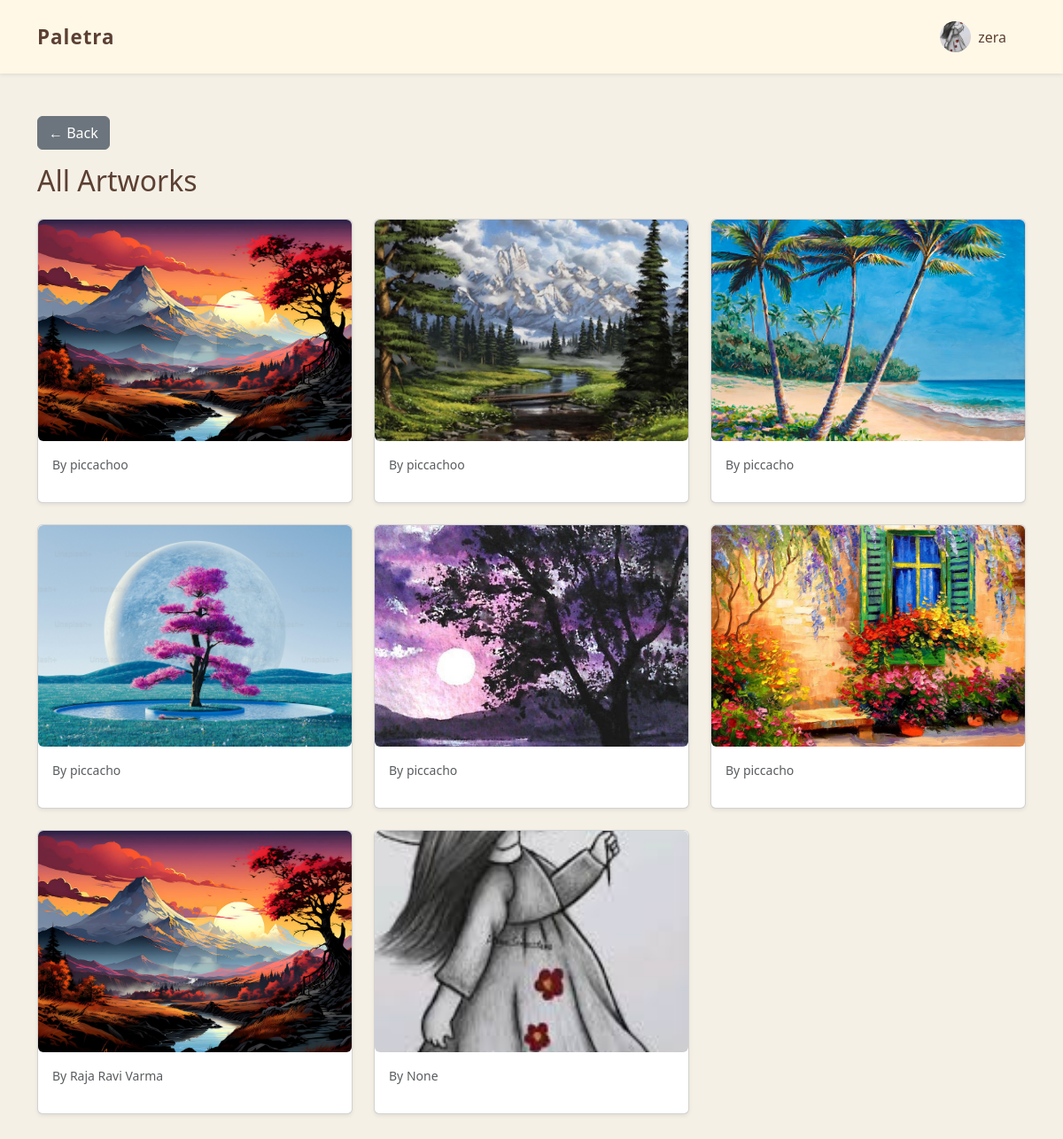
Before: /all_artworks/ (signed in) with the older database file.
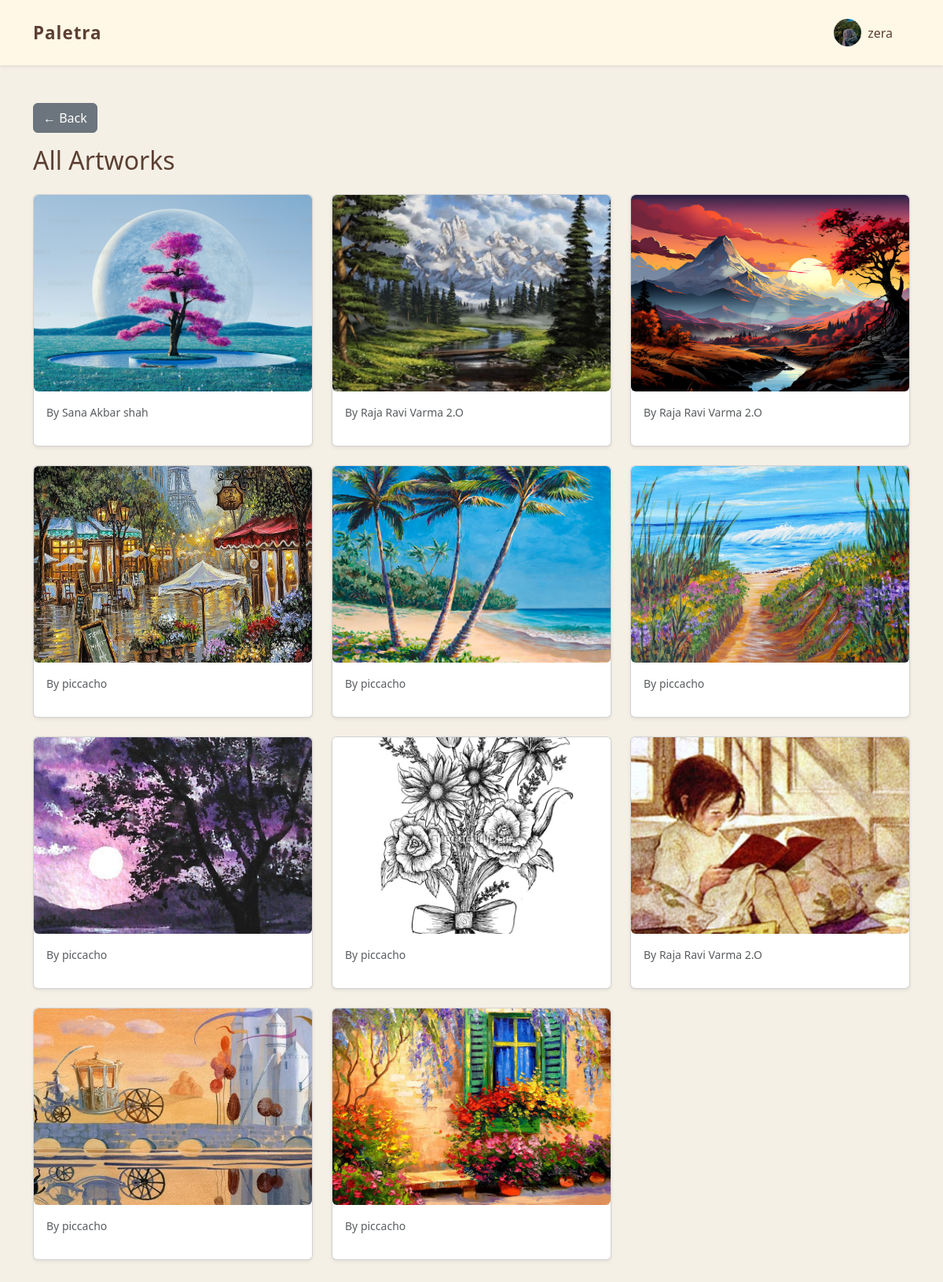
After: the same page with the newer database file.
### core_app/models.py (models this page shows, shortened)
class User(AbstractUser):
    ROLE_CHOICES = [
        ('artist', 'Artist'),
        ('client', 'Client'),
    ]
    email = models.EmailField(unique=True)
    role = models.CharField(max_length=10, choices=ROLE_CHOICES)
    name = models.CharField(max_length=150, blank=True, null=True)
    bio = models.TextField(blank=True, null=True)
    profile_image = models.ImageField(upload_to='profiles/', blank=True, null=True)
    is_profile_complete = models.BooleanField(default=False)

class Artwork(models.Model):
    artist = models.ForeignKey(
        settings.AUTH_USER_MODEL,
        on_delete=models.CASCADE,
        related_name='artworks'
    )
    image = models.ImageField(upload_to='artworks/')
    created_at = models.DateTimeField(auto_now_add=True)

### core_app/views.py (the view)
# urls.py: path('all_artworks/', views.all_artworks, name='all_artworks'),
@login_required
def all_artworks(request):
    if request.user.role != 'client':
        return redirect('login')
    artworks = Artwork.objects.all().order_by('-created_at')
    return render(request, 'client_dashboard/all_artworks.html', {'artworks': artworks})

### core_app/templates/client_dashboard/all_artworks.html (shortened to what this page needs)
{% extends "masterss.html" %}
{% block content %}
<div class="container py-5">
    <a href="{% url 'client_dashboard' %}" class="btn btn-secondary mb-3">
        ← Back
    </a>
    <h2 class="text-primary-color mb-4">All Artworks</h2>
    <div class="row">
        {% for artwork in artworks %}
        <div class="col-md-4 mb-4">
            <div class="card shadow-sm h-100">
                <img src="{{ artwork.image.url }}"
                     class="card-img-top rounded"
                     alt="{{ artwork.title }}"
                     style="height:250px; object-fit:cover; width:100%;">
                <div class="card-body">
                    <p class="text-muted small">By {{ artwork.artist.name }}</p>
                </div>
            </div>
        </div>
        {% empty %}
        <p>No artworks available yet.</p>
        {% endfor %}
    </div>
</div>
{% endblock %}

### core_app/templates/masterss.html (shortened to what this page needs)
<!DOCTYPE html>
<html lang="en">
<head>
    {% load static %}
    <link href="https://cdn.jsdelivr.net/npm/bootstrap@5.3.2/dist/css/bootstrap.min.css" rel="stylesheet">
    <link rel="stylesheet" href="https://cdnjs.cloudflare.com/ajax/libs/font-awesome/6.5.0/css/all.min.css"/>
</head>
<body class="{% block body_class %}{% endblock %}">
    <nav class="navbar navbar-expand-lg shadow-sm py-3">
        <div class="container">
            <a class="navbar-brand d-flex align-items-center" href="{% url 'home' %}">
                <span class="fw-semibold text-primary-color">Paletra</span>
            </a>
            <div class="collapse navbar-collapse justify-content-end" id="navbarNav">
                <ul class="navbar-nav align-items-lg-center">
                    {% if request.path == '/' %}
                        <li class="nav-item"><a class="nav-link" href="#about">About</a></li>
                        <li class="nav-item"><a class="nav-link" href="#how">How It Works</a></li>
                        {% if not request.user.is_authenticated %}
                            <li class="nav-item"><a class="nav-link" href="{% url 'login' %}">Login</a></li>
                        {% endif %}
                    {% else %}
                        {% if request.user.is_authenticated %}
                        <li class="nav-item dropdown ms-3">
                            <a class="nav-link dropdown-toggle d-flex align-items-center" href="#" role="button"
                               data-bs-toggle="dropdown" aria-expanded="false">
                                {% if request.user.profile_image %}
                                    <img src="{{ request.user.profile_image.url }}" alt="{{ request.user.name }}"
                                         class="rounded-circle" style="width:35px; height:35px; object-fit:cover; margin-right:8px;">
                                {% else %}
                                    <img src="{% static 'default-profile.png' %}" alt="Profile"
                                         class="rounded-circle" style="width:35px; height:35px; object-fit:cover; margin-right:8px;">
                                {% endif %}
                                {{ request.user.name }}
                            </a>
                        </li>
                        {% else %}
                        <li class="nav-item ms-2">
                            <a class="btn bg-primary-color rounded-pill px-4" href="{% url 'login' %}">Login</a>
                        </li>
                        {% endif %}
                    {% endif %}
                </ul>
            </div>
        </div>
    </nav>
    <main>
        {% block content %}{% endblock %}
    </main>
</body>
</html>

### core_app/templates/masterss.html (style rules this page uses)
:root { --brown-dark: #5C4033; --brown-main: #8B5E3C; --brown-light: #E6D7C3; --gold-soft: #CFAF5D; --cream: #FFF8E7; }
body { background-color: #F5F0E6; font-family: "Segoe UI", sans-serif; margin: 0; }
main { min-height: 80vh; }
.text-primary-color { color: var(--brown-dark); }
.navbar { background-color: rgba(255,248,231,0.95); backdrop-filter: blur(6px); position: relative; z-index: 1000; }
.navbar-brand span { font-size: 1.4rem; letter-spacing: 1px; }
.nav-link { color: var(--brown-dark) !important; margin-right: 14px; position: relative; transition: color 0.3s ease; }
.nav-link::after { content: ""; position: absolute; width: 0%; height: 2px; left: 0; bottom: -4px; background-color: var(--gold-soft); transition: width 0.3s ease; }
.dropdown-toggle::after { display: none !important; }

Changed rows visible on the page:
removed Artwork: image (picture), artist.name "piccachoo"
removed Artwork: image (picture), artist.name "piccachoo"
removed Artwork: image (picture), artist.name "piccacho"
removed Artwork: image (picture), artist.name "Raja Ravi Varma"
removed Artwork: image (picture), artist.name "None"
changed User "zera": user.profile_image: a different picture
added Artwork: image (picture), artist.name "Sana Akbar shah"
added Artwork: image (picture), artist.name "Raja Ravi Varma 2.O"
added Artwork: image (picture), artist.name "Raja Ravi Varma 2.O"
added Artwork: image (picture), artist.name "piccacho"
added Artwork: image (picture), artist.name "piccacho"
added Artwork: image (picture), artist.name "piccacho"
added Artwork: image (picture), artist.name "Raja Ravi Varma 2.O"
added Artwork: image (picture), artist.name "piccacho"
